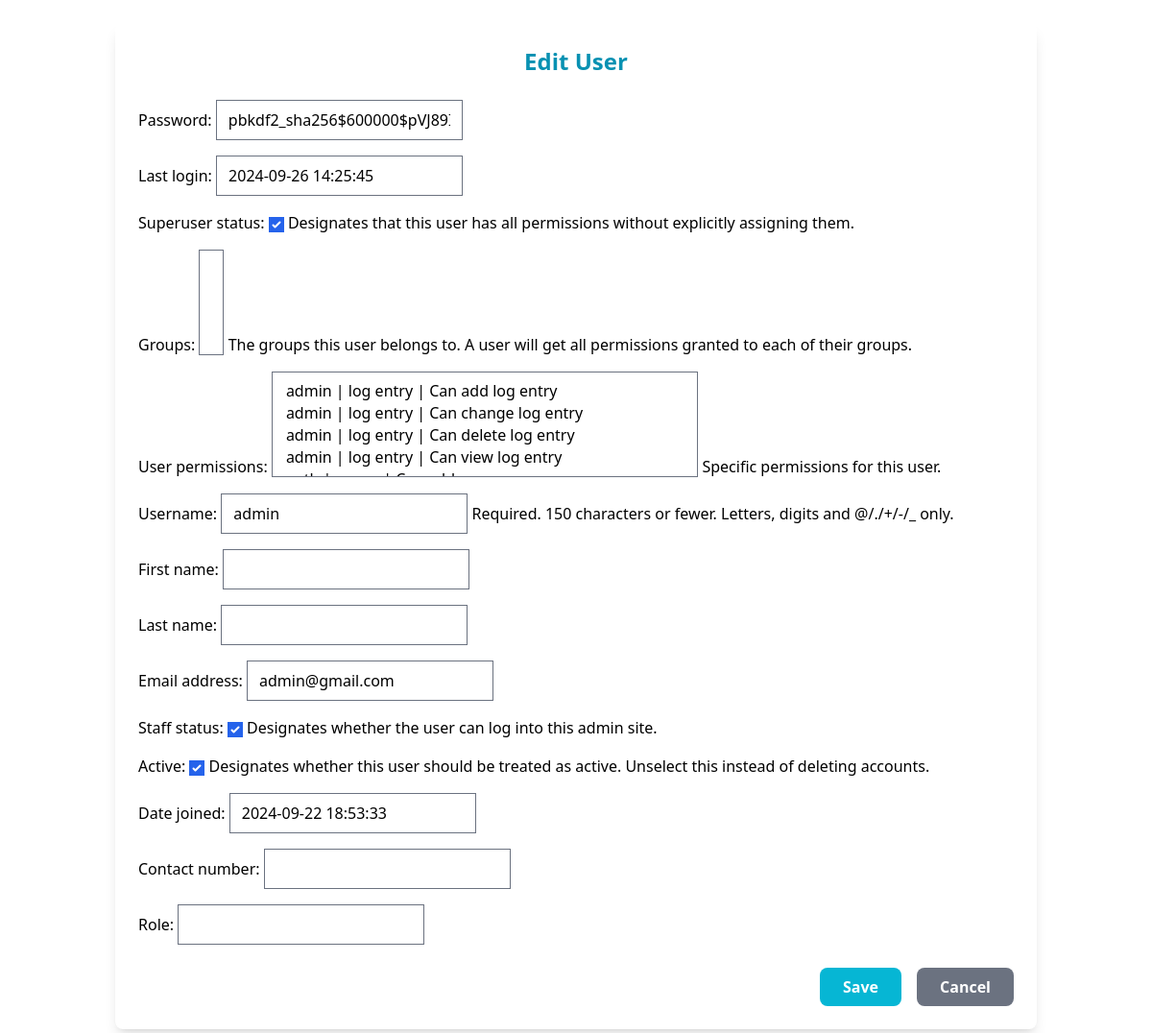
/users/edit/14/ (signed in), run on an earlier commit of the app's database.
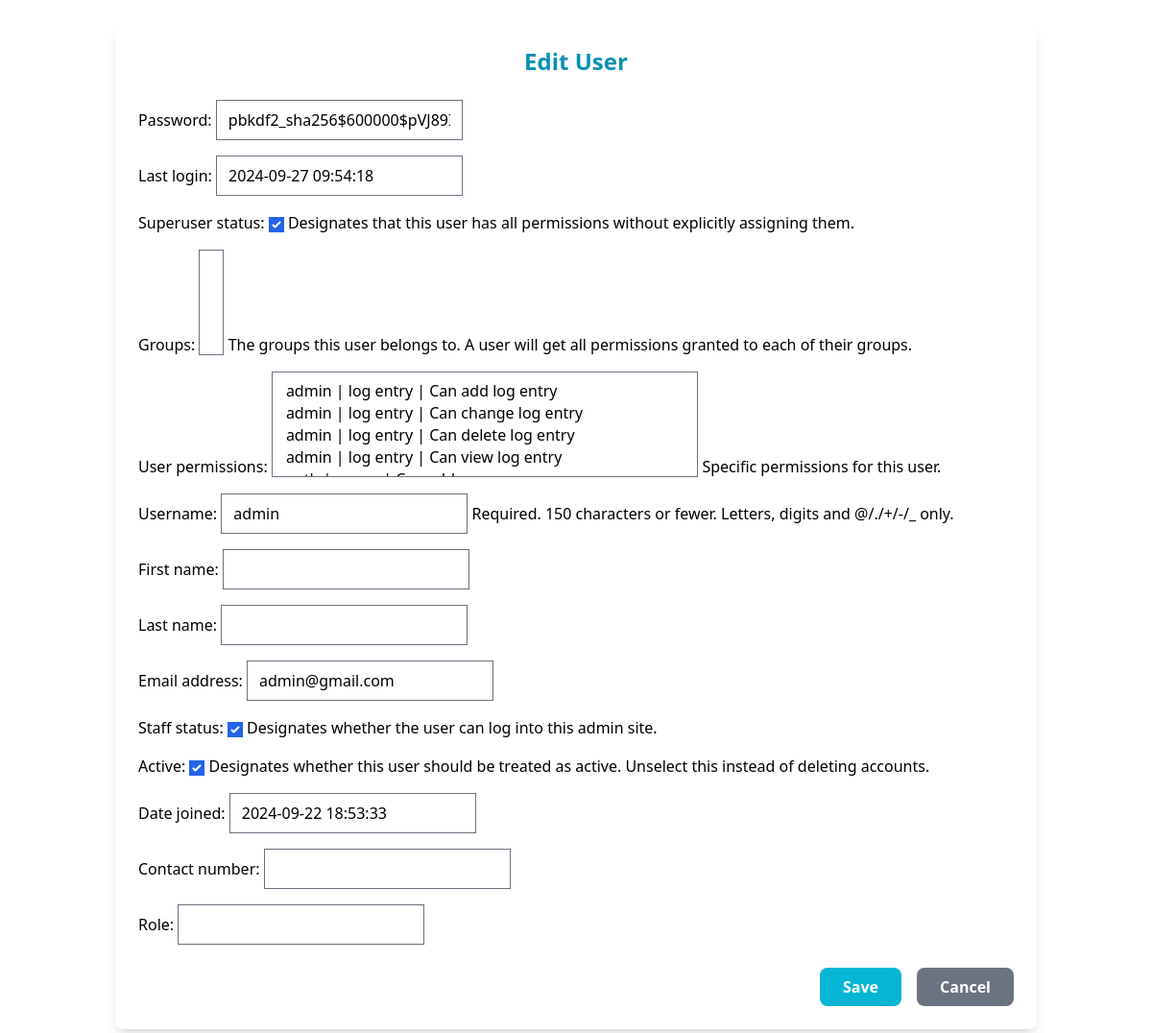
And on a later commit of the database.
### base/models.py (models this page shows, shortened)
class CustomUser(AbstractUser):
    contact_number = models.CharField(max_length= 20 , blank = True)
    role = models.CharField(max_length= 50 )
    created_at = models.DateTimeField(auto_now_add= True)

### base/views.py (the view)
# urls.py: path('users/edit/<int:pk>/', UserUpdateView.as_view(), name='user_edit'),
class UserUpdateView(LoginRequiredMixin, UserPassesTestMixin, UpdateView):
    model = CustomUser
    template_name = 'user_management/user_form.html'
    fields = '__all__'
    success_url = reverse_lazy('base:user_list')
    def test_func(self):
        return self.request.user.is_superuser

### base/templates/user_management/user_form.html (shortened to what this page needs)
{% extends 'base.html' %}
{% block main %}
<div class="container mx-auto py-6 px-4 sm:px-6 lg:px-8">
    <div class="bg-white shadow-lg rounded-lg p-6 max-w-lg mx-auto">
        <h2 class="text-2xl font-bold text-cyan-600 mb-4 text-center">Edit User</h2>
        <form method="post" class="space-y-6">
            <div class="space-y-4">
                {{ form.as_p }}
            </div>
            <div class="flex justify-end space-x-4">
                <button type="submit" class="bg-cyan-500 text-white font-semibold py-2 px-6 rounded-lg hover:bg-cyan-600 transition duration-300">
                    Save
                </button>
                <a href="{% url 'base:user_list' %}" class="bg-gray-500 text-white font-semibold py-2 px-6 rounded-lg hover:bg-gray-600 transition duration-300">
                    Cancel
                </a>
            </div>
        </form>
    </div>
</div>
{% endblock %}

What changed in the data, as far as the page shows it:
changed CustomUser "admin": last_login "2024-09-26 14:25:45" → "2024-09-27 09:54:18"
